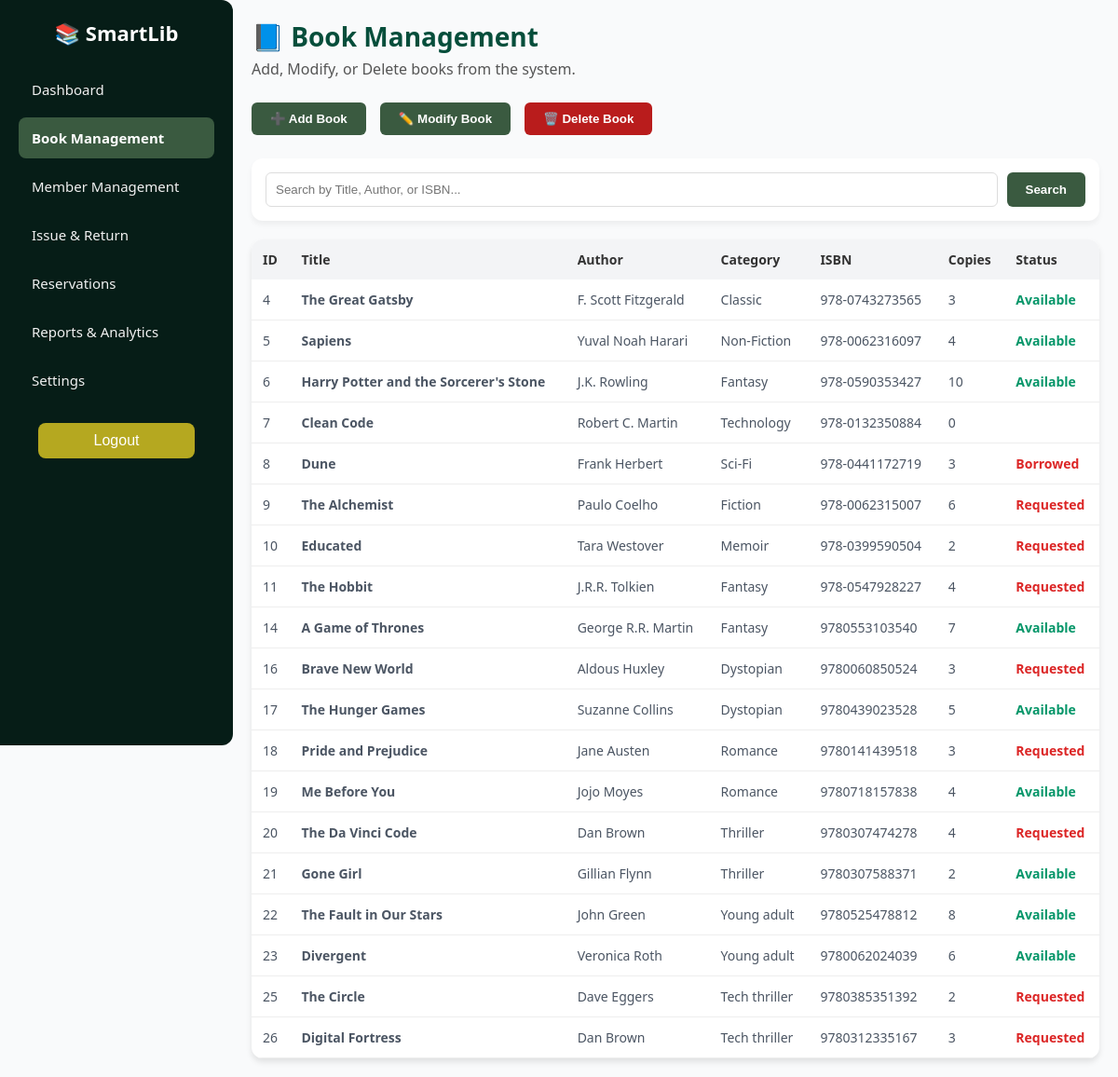
The app's page /librarian/book-management.php (signed in) with its own data.
### tables this page shows
CREATE TABLE `books` (
  `book_id` int(11) NOT NULL,
  `title` varchar(255) NOT NULL,
  `author` varchar(255) DEFAULT NULL,
  `category` varchar(255) DEFAULT NULL,
  `isbn` varchar(100) DEFAULT NULL,
  `publisher` varchar(255) DEFAULT NULL,
  `year_published` int(11) DEFAULT NULL,
  `copies_available` int(11) DEFAULT NULL,
  `status` enum('available','borrowed','requested') DEFAULT 'available'
);

### librarian/book-management.php (the view, shortened to what this page needs)
<?php
include '../SmartLib.php';
$search = $_GET['search'] ?? '';
if (!empty($search)) {
  $query = "SELECT * FROM books WHERE title LIKE ? OR author LIKE ? OR category LIKE ? OR isbn LIKE ? ORDER BY book_id ASC";
  $stmt = $conn->prepare($query);
  $searchTerm = "%$search%";
  $stmt->bind_param("ssss", $searchTerm, $searchTerm, $searchTerm, $searchTerm);
  $stmt->execute();
  $books = $stmt->get_result();
} else {
  $books = $conn->query("SELECT * FROM books ORDER BY book_id ASC");
}
?>
<!DOCTYPE html>
<html lang="en">
<head>
  <link rel="stylesheet" href="../assets/styles/theme.css">
  <link rel="stylesheet" href="../assets/styles/layout.css">
</head>
<body>
  <?php include '../partials/sidebar.php'; ?>
  <div class="main-content">
    <div class="content-header">
      <h1>📘 Book Management</h1>
      <p>Add, Modify, or Delete books from the system.</p>
    </div>
    <div class="actions">
      <button type="button" onclick="openModal()">➕ Add Book</button>
      <button type="button" onclick="promptEdit()">✏️ Modify Book</button>
      <button type="button" onclick="promptDelete()" class="btn-delete-action">🗑️ Delete Book</button>
    </div>
    <form method="GET" class="search-container">
      <input type="text" name="search" class="search-input" placeholder="Search by Title, Author, or ISBN..."
        value="<?= htmlspecialchars($search) ?>">
      <button type="submit" class="btn-search">Search</button>
    </form>
    <table class="book-table">
      <thead>
        <tr>
          <th>ID</th>
          <th>Title</th>
          <th>Author</th>
          <th>Category</th>
          <th>ISBN</th>
          <th>Copies</th>
          <th>Status</th>
        </tr>
      </thead>
      <tbody>
        <?php while ($row = $books->fetch_assoc()): ?>
          <tr data-id="<?= $row['book_id'] ?>" data-title="<?= htmlspecialchars($row['title'], ENT_QUOTES) ?>"
            data-author="<?= htmlspecialchars($row['author'] ?? '', ENT_QUOTES) ?>"
            data-category="<?= htmlspecialchars($row['category'] ?? '', ENT_QUOTES) ?>"
            data-isbn="<?= htmlspecialchars($row['isbn'] ?? '', ENT_QUOTES) ?>"
            data-publisher="<?= htmlspecialchars($row['publisher'] ?? '', ENT_QUOTES) ?>"
            data-year="<?= $row['year_published'] ?? '' ?>" data-copies="<?= $row['copies_available'] ?? 0 ?>"
            data-status="<?= $row['status'] ?>">
            <td><?= $row['book_id'] ?></td>
            <td><strong><?= htmlspecialchars($row['title']) ?></strong></td>
            <td><?= htmlspecialchars($row['author'] ?? 'N/A') ?></td>
            <td><?= htmlspecialchars($row['category'] ?? 'N/A') ?></td>
            <td><?= htmlspecialchars($row['isbn'] ?? 'N/A') ?></td>
            <td><?= $row['copies_available'] ?></td>
            <td><span
                style="text-transform: capitalize; font-weight: bold; color: <?= $row['status'] == 'available' ? '#059669' : '#dc2626' ?>;"><?= $row['status'] ?></span>
            </td>
          </tr>
        <?php endwhile; ?>
      </tbody>
    </table>
  </div>
</body>
</html>

### assets/styles/theme.css (style rules this page uses)
:root { --green-950: #03110d; --green-900: #061d17; --green-800: #083326; --green-700: #064e3b; --green-600: #1f5134; --green-500: #2f6b4a; --green-400: #3a5a40; --green-300: #7fbf9f; --green-200: #bfe3d1; --green-100: #e7f5ef; --accent: #10b981; --danger: #c0392b; --warning: #b5a820; --text: #333333; --muted: #555555; --bg: #f9fafb; --white: #ffffff; --shadow: 0 4px 12px rgba(0, 0, 0, 0.12); --soft-shadow: 0 6px 18px rgba(0, 0, 0, 0.14); --radius: 12px; }
* { margin: 0; padding: 0; box-sizing: border-box; }
html, body { height: 100%; font-family: "Segoe UI", Arial, sans-serif; color: var(--text); background: var(--bg); }

### assets/styles/layout.css (style rules this page uses)
.main-content { margin-left: 250px; padding: 20px; width: calc(100% - 250px); }

### librarian/book-management.php (style rules this page uses)
.content-header h1 { font-size: 28px; color: #064e3b; font-weight: 700; margin-bottom: 5px; }
.content-header p { color: #555; margin-bottom: 25px; }
.actions { display: flex; gap: 15px; margin-bottom: 25px; }
.actions button, .btn-search, .save-btn { background: #3a5a40; color: #fff; border: none; padding: 10px 20px; border-radius: 6px; cursor: pointer; font-weight: 600; transition: 0.3s; }
.btn-delete-action { background: #b91c1c !important; }
.search-container { background: #fff; padding: 15px; border-radius: 12px; box-shadow: 0 4px 6px rgba(0, 0, 0, 0.05); margin-bottom: 20px; display: flex; gap: 10px; }
.search-input { flex: 1; padding: 10px; border: 1px solid #ddd; border-radius: 6px; }
.book-table { width: 100%; border-collapse: collapse; background: #fff; border-radius: 12px; overflow: hidden; box-shadow: 0 4px 6px rgba(0, 0, 0, 0.1); }
.book-table th { background: #f3f4f6; padding: 12px; text-align: left; font-size: 14px; }
.book-table td { padding: 12px; border-bottom: 1px solid #eee; font-size: 14px; color: #4b5563; }

### records on screen
books: book_id "4", title "The Great Gatsby", author "F. Scott Fitzgerald", category "Classic", isbn "978-0743273565", copies_available "3", status "Available"
books: book_id "5", title "Sapiens", author "Yuval Noah Harari", category "Non-Fiction", isbn "978-0062316097", copies_available "4", status "Available"
books: book_id "6", title "Harry Potter and the Sorcerer's Stone", author "J.K. Rowling", category "Fantasy", isbn "978-0590353427", copies_available "10", status "Available"
books: book_id "7", title "Clean Code", author "Robert C. Martin", category "Technology", isbn "978-0132350884", copies_available "0"
books: book_id "8", title "Dune", author "Frank Herbert", category "Sci-Fi", isbn "978-0441172719", copies_available "3", status "Borrowed"
books: book_id "9", title "The Alchemist", author "Paulo Coelho", category "Fiction", isbn "978-0062315007", copies_available "6", status "Requested"
books: book_id "10", title "Educated", author "Tara Westover", category "Memoir", isbn "978-0399590504", copies_available "2", status "Requested"
books: book_id "11", title "The Hobbit", author "J.R.R. Tolkien", category "Fantasy", isbn "978-0547928227", copies_available "4", status "Requested"
books: book_id "14", title "A Game of Thrones", author "George R.R. Martin", category "Fantasy", isbn "9780553103540", copies_available "7", status "Available"
books: book_id "16", title "Brave New World", author "Aldous Huxley", category "Dystopian", isbn "9780060850524", copies_available "3", status "Requested"
books: book_id "17", title "The Hunger Games", author "Suzanne Collins", category "Dystopian", isbn "9780439023528", copies_available "5", status "Available"
books: book_id "18", title "Pride and Prejudice", author "Jane Austen", category "Romance", isbn "9780141439518", copies_available "3", status "Requested"
books: book_id "19", title "Me Before You", author "Jojo Moyes", category "Romance", isbn "9780718157838", copies_available "4", status "Available"
books: book_id "20", title "The Da Vinci Code", author "Dan Brown", category "Thriller", isbn "9780307474278", copies_available "4", status "Requested"
books: book_id "21", title "Gone Girl", author "Gillian Flynn", category "Thriller", isbn "9780307588371", copies_available "2", status "Available"
books: book_id "22", title "The Fault in Our Stars", author "John Green", category "Young adult", isbn "9780525478812", copies_available "8", status "Available"
books: book_id "23", title "Divergent", author "Veronica Roth", category "Young adult", isbn "9780062024039", copies_available "6", status "Available"
books: book_id "25", title "The Circle", author "Dave Eggers", category "Tech thriller", isbn "9780385351392", copies_available "2", status "Requested"
books: book_id "26", title "Digital Fortress", author "Dan Brown", category "Tech thriller", isbn "9780312335167", copies_available "3", status "Requested"
